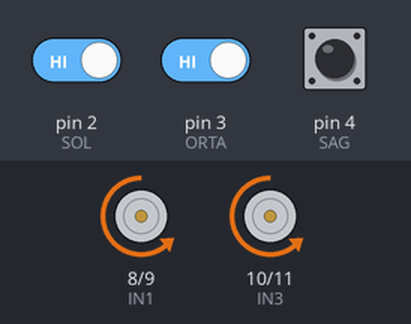
This program was run on a simulated Arduino Uno, built with avr-gcc and run on an emulated ATmega328P. On the bench: motor-driver pin pairs drawn as motors (green arrow = first pin HIGH = forward, orange = second pin HIGH = backward, longer = more drive, scaled by the enable pin). Inputs (shaded band) come from the test bench; at power-on: pin 2 (SOL) HIGH, pin 3 (ORTA) HIGH, pin 4 (SAG) HIGH.

Above: at 1.2 s.
1.3 s: pin 2 (SOL) driven LOW
At 1.9 s:
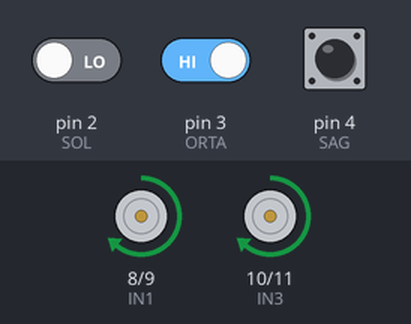
2.8 s: pin 3 (ORTA) driven LOW
At 4.0 s:
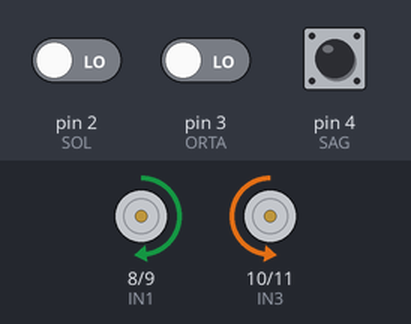
4.3 s: pin 3 (ORTA) driven HIGH
At 5.4 s:
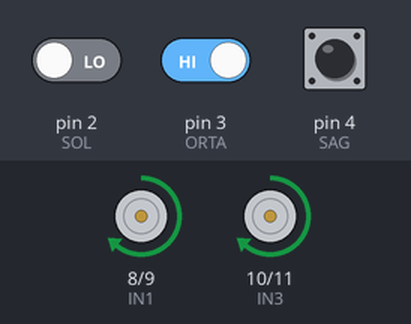
5.8 s: pin 2 (SOL) driven HIGH
At 8.5 s:
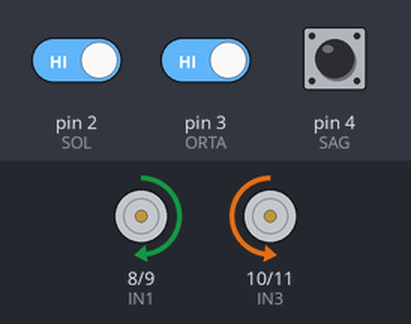
Timing chart, 0 to 9.8 s (numbered marks = the images above; inputs shaded):
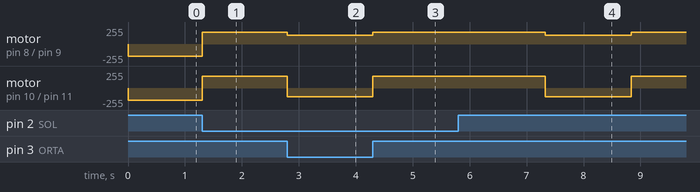

Measured:
- after the input at 1.3 s, motor on pin 8 (IN1) / pin 9 (IN2), motor on pin 10 (IN3) / pin 11 (IN4): backward 180/255 → forward 180/255 at once
- after the input at 2.8 s, motor on pin 8 (IN1) / pin 9 (IN2): forward 180/255 → forward 130/255 at once; motor on pin 10 (IN3) / pin 11 (IN4): forward 180/255 → backward 130/255 at once
- after the input at 4.3 s, motor on pin 8 (IN1) / pin 9 (IN2): forward 130/255 → forward 180/255 at once; motor on pin 10 (IN3) / pin 11 (IN4): backward 130/255 → forward 180/255 at once
- after the input at 5.8 s, motor on pin 8 (IN1) / pin 9 (IN2): forward 180/255 → forward 130/255 after 1.5 s, → forward 180/255 1.5 s later; motor on pin 10 (IN3) / pin 11 (IN4): forward 180/255 → backward 130/255 after 1.5 s, → forward 180/255 1.5 s later

The program:

main.cpp
```cpp
#include <Arduino.h>

// ===== MOTOR PINLERI =====
#define ENA 5
#define ENB 6
#define IN1 8
#define IN2 9
#define IN3 10
#define IN4 11

// ===== SENSOR PINLERI =====
#define SOL 2
#define ORTA 3
#define SAG 4

// ===== HIZ AYAR =====
int hiz = 130;
int donusHiz = 180;

// ===== DURUM =====
int aramaYon = 0; // 0 = sag, 1 = sol
int beyazSayac = 0;

// ===== MOTOR FONKSIYONLARI =====
void ileri() {
  analogWrite(ENA, hiz);
  analogWrite(ENB, hiz);

  digitalWrite(IN1, HIGH);
  digitalWrite(IN2, LOW);
  digitalWrite(IN3, LOW);
  digitalWrite(IN4, HIGH);
}

void sagDon() {
  analogWrite(ENA, donusHiz);
  analogWrite(ENB, donusHiz);

  digitalWrite(IN1, LOW);
  digitalWrite(IN2, HIGH);
  digitalWrite(IN3, LOW);
  digitalWrite(IN4, HIGH);
}

void solDon() {
  analogWrite(ENA, donusHiz);
  analogWrite(ENB, donusHiz);

  digitalWrite(IN1, HIGH);
  digitalWrite(IN2, LOW);
  digitalWrite(IN3, HIGH);
  digitalWrite(IN4, LOW);
}

void dur() {
  analogWrite(ENA, 0);
  analogWrite(ENB, 0);
}

// ===== SETUP =====
void setup() {
  pinMode(ENA, OUTPUT);
  pinMode(ENB, OUTPUT);
  pinMode(IN1, OUTPUT);
  pinMode(IN2, OUTPUT);
  pinMode(IN3, OUTPUT);
  pinMode(IN4, OUTPUT);

  pinMode(SOL, INPUT);
  pinMode(ORTA, INPUT);
  pinMode(SAG, INPUT);
}

// ===== LOOP =====
void loop() {
  int s = digitalRead(SOL);
  int o = digitalRead(ORTA);
  int g = digitalRead(SAG);

  beyazSayac++;

  // ===== ORTA CIZGI =====
  if (o == 0) {
    beyazSayac = 0;
    ileri();
    return;
  }

  // ===== SOL GORDU =====
  if (s == 0 && g == 1) {
    beyazSayac = 0;
    solDon();
    aramaYon = 1;
    return;
  }

  // ===== SAG GORDU =====
  if (g == 0 && s == 1) {
    beyazSayac = 0;
    sagDon();
    aramaYon = 0;
    return;
  }

  // ===== IKISI DE GORDU (KESKIN DONUS) =====
  if (s == 0 && g == 0) {
    beyazSayac = 0;
    sagDon();
    delay(80);
    return;
  }

  // ===== HICBIRI GORMUYOR → SAKIN ZIGZAG =====
  if (s == 1 && o == 1 && g == 1) {

    if (beyazSayac < 6) {   // hemen zigzaga girme
      ileri();
      return;
    }

    if (aramaYon == 0) {
      sagDon();
    } else {
      solDon();
    }
  }
}
```
